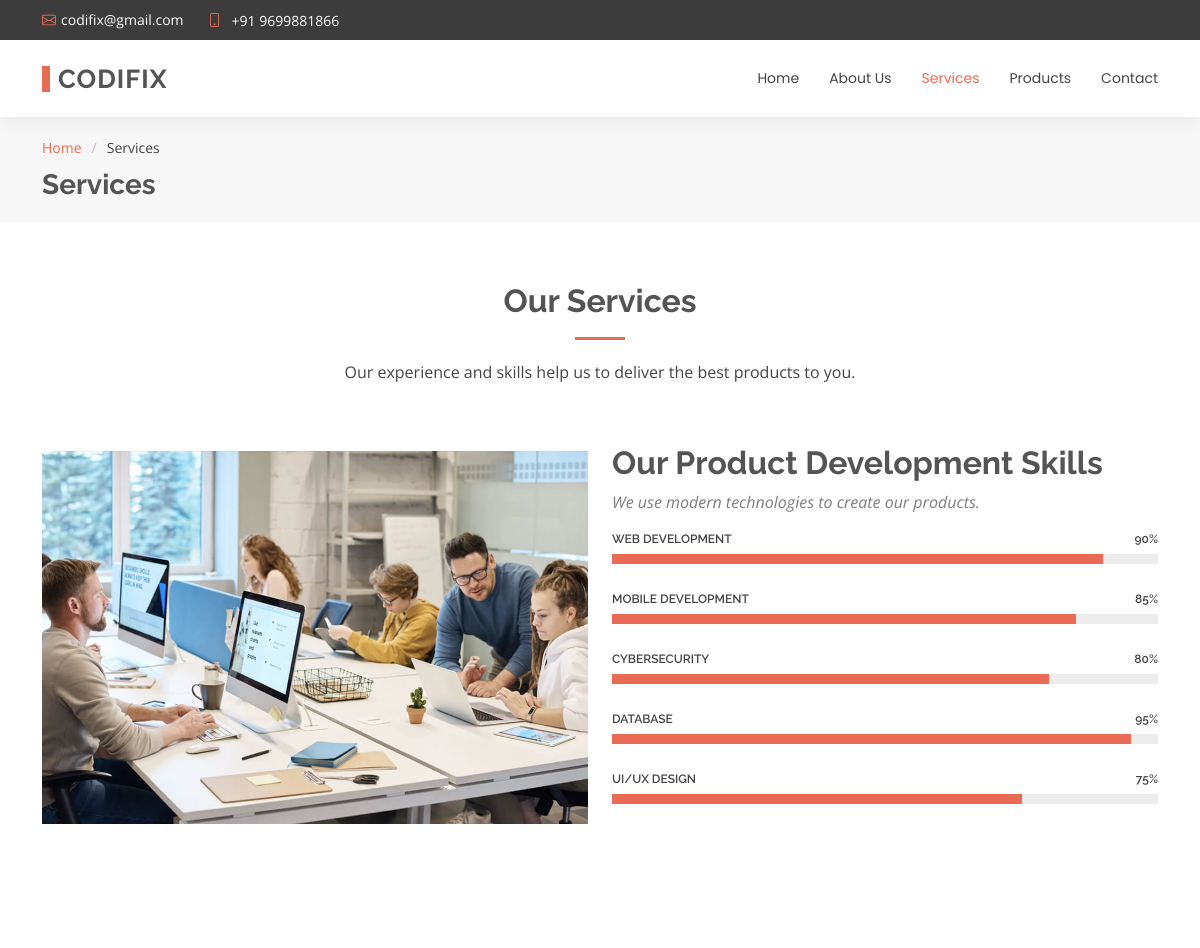
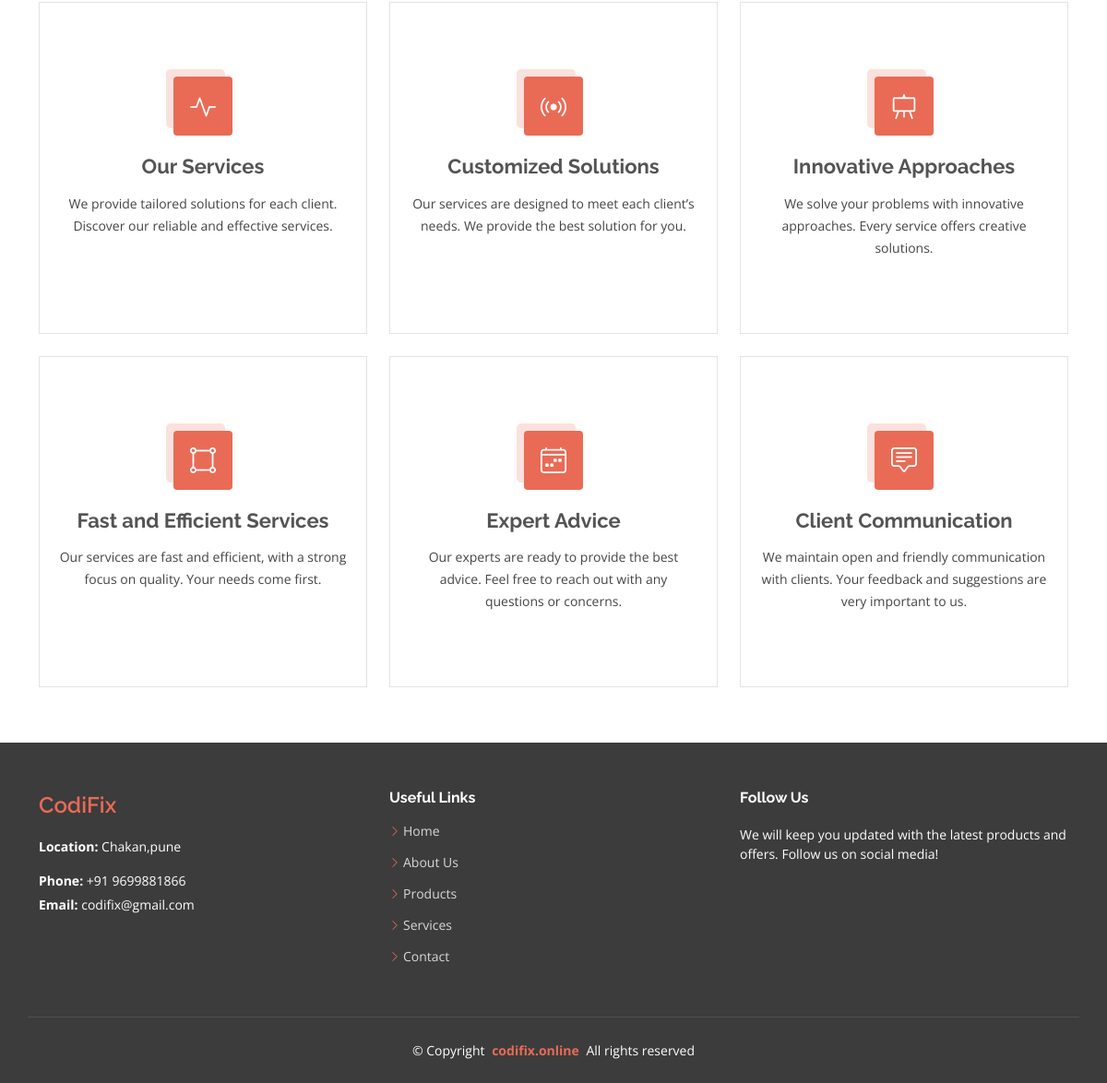
/services.php, run on the app's committed database (2 pictures, top to bottom).
### tables this page shows
CREATE TABLE `contact_box` (
  `id` int(11) NOT NULL,
  `title` varchar(255) DEFAULT NULL,
  `value` varchar(255) DEFAULT NULL,
  `icon` varchar(255) DEFAULT NULL
);

CREATE TABLE `bioservices` (
  `id` int(11) NOT NULL,
  `h2` varchar(255) NOT NULL,
  `p1` text NOT NULL,
  `image` varchar(255) DEFAULT NULL,
  `h3` text NOT NULL,
  `p2` text NOT NULL
);

CREATE TABLE `ourservices` (
  `id` int(11) NOT NULL,
  `service_name` varchar(255) NOT NULL,
  `skill_level` int(11) NOT NULL
);

CREATE TABLE `services` (
  `id` int(11) NOT NULL,
  `title` varchar(255) NOT NULL,
  `description` text NOT NULL,
  `icon` varchar(50) NOT NULL
);

### config.php (called while the page is built, shortened)
<?php
class Database
{
    private $conn;
    public function __construct()
    {
        $servername = "localhost";
        $username = "root";
        $password = "";
        $dbname = "business_website";
        $this->conn = new mysqli($servername, $username, $password, $dbname);
    }
    public function executeQuery($sql)
    {
        $result = $this->conn->query($sql);
        return $result;
    }
    public function select($table, $columns = "*", $condition = "")
    {
        $sql = "SELECT $columns FROM $table $condition";
        return $this->executeQuery($sql)->fetch_all(MYSQLI_ASSOC);
    }
}

### services.php (the view, shortened to what this page needs)
<?php
include 'config.php';
$query = new Database();
$services = $query->select('services');
$bioservices = $query->select('bioServices');
$ourservices = $query->select('ourServices');
?>
<!DOCTYPE html>
<html lang="en">
<head>
  <link href="assets/vendor/bootstrap/css/bootstrap.min.css" rel="stylesheet">
  <link href="assets/vendor/bootstrap-icons/bootstrap-icons.css" rel="stylesheet">
  <link href="assets/vendor/aos/aos.css" rel="stylesheet">
  <link href="assets/vendor/swiper/swiper-bundle.min.css" rel="stylesheet">
  <link href="assets/vendor/glightbox/css/glightbox.min.css" rel="stylesheet">
  <link href="assets/css/main.css" rel="stylesheet">
</head>
<body class="services-page">
  <?php include 'includes/header.php'; ?>
  <main class="main">
    <div class="page-title" data-aos="fade">
      <div class="container">
        <nav class="breadcrumbs">
          <ol>
            <li><a href="./">Home</a></li>
            <li class="current">Services</li>
          </ol>
        </nav>
        <h1>Services</h1>
      </div>
    </div>
    <section id="skills" class="skills section">
      <div class="container section-title" data-aos="fade-up">
        <h2><?php echo $bioservices[0]['h2'] ?></h2>
        <p><?php echo $bioservices[0]['p1'] ?></p>
      </div>
      <div class="container" data-aos="fade-up" data-aos-delay="100">
        <div class="row">
          <div class="col-lg-6 d-flex align-items-center">
            <img src="assets/img/<?php echo $bioservices[0]['image'] ?>" class="img-fluid" alt="Our Products">
          </div>
          <div class="col-lg-6 pt-4 pt-lg-0 content">
            <h3><?php echo $bioservices[0]['h3'] ?></h3>
            <p class="fst-italic">
              <?php echo $bioservices[0]['p2'] ?>
            </p>
            <div class="skills-content skills-animation">
              <?php foreach ($ourservices as $service): ?>
                <div class="progress">
                  <span class="skill"><span><?php echo $service['service_name']; ?></span> <i class="val"><?php echo $service['skill_level']; ?>%</i></span>
                  <div class="progress-bar-wrap">
                    <div class="progress-bar" role="progressbar" aria-valuenow="<?php echo $service['skill_level']; ?>" aria-valuemin="0" aria-valuemax="100"></div>
                  </div>
                </div>
              <?php endforeach; ?>
            </div>
          </div>
        </div>
      </div>
    </section>
    <section id="services" class="services section">
      <div class="container">
        <div class="row gy-4">
          <?php foreach ($services as $service): ?>
            <div class="col-lg-4 col-md-6" data-aos="fade-up" data-aos-delay="<?= ($service['id'] - 1) * 100; ?>">
              <div class="service-item position-relative">
                <div class="icon">
                  <i class="<?= htmlspecialchars($service['icon']) ?>"></i>
                </div>
                <a href="#" class="stretched-link">
                  <h3><?= htmlspecialchars($service['title']) ?></h3>
                </a>
                <p><?= htmlspecialchars($service['description']) ?></p>
              </div>
            </div>
          <?php endforeach; ?>
        </div>
      </div>
    </section>
  </main>
  <?php include 'includes/footer.php'; ?>
</body>
</html>

### includes/header.php (shortened to what this page needs)
<?php $contact_boxData = $query->select('contact_box'); ?>
<header id="header" class="header sticky-top">
    <div class="topbar d-flex align-items-center dark-background">
        <div class="container d-flex justify-content-center justify-content-md-between">
            <div class="contact-info d-flex align-items-center">
                <i class="bi bi-envelope d-flex align-items-center">
                    <a href="mailto:<?php echo  $contact_boxData[2]['value']; ?>">
                        <?php echo  $contact_boxData[2]['value']; ?>
                    </a>
                </i>
                <i class="bi bi-phone d-flex align-items-center ms-4">
                    <span>
                        <a href="tel:<?php echo trim($contact_boxData[2]['value']); ?>">
                            <?php echo $contact_boxData[1]['value']; ?>
                        </a>
                    </span>
                </i>
            </div>
        </div>
    </div>
    <div class="branding">
        <div class="container position-relative d-flex align-items-center justify-content-between">
            <a href="./" class="logo d-flex align-items-center">
                <h1 class="sitename">CodiFix<br></h1>
            </a>
            <?php $current_page = basename($_SERVER['PHP_SELF']); ?>
            <nav id="navmenu" class="navmenu">
                <ul>
                    <li><a href="./" class="<?= ($current_page == 'index.php') ? 'active' : ''; ?>">Home</a></li>
                    <li><a href="about.php" class="<?= ($current_page == 'about.php') ? 'active' : ''; ?>">About Us</a></li>
                    <li><a href="services.php" class="<?= ($current_page == 'services.php') ? 'active' : ''; ?>">Services</a></li>
                    <li><a href="products.php" class="<?= ($current_page == 'products.php') ? 'active' : ''; ?>">Products</a></li>
                    <li><a href="contact.php" class="<?= ($current_page == 'contact.php') ? 'active' : ''; ?>">Contact</a></li>
                </ul>
            </nav>
        </div>
    </div>
</header>

### includes/footer.php (shortened to what this page needs)
<footer id="footer" class="footer position-relative dark-background">
    <div class="container footer-top">
        <div class="row gy-4">
            <div class="col-lg-4 col-md-6 col-sm-12 footer-about mb-4">
                <a href="./" class="d-flex align-items-center">
                    <span class="sitename">CodiFix</span>
                </a>
                <div class="footer-contact pt-3">
                    <p><strong>Location:</strong> <?php echo  $contact_boxData[0]['value']; ?></p>
                    <p class="mt-3"><strong>Phone:</strong> <span onclick="window.location.href='tel:<?php echo trim($contact_boxData[2]['value']); ?>'"><?php echo $contact_boxData[1]['value']; ?></span></p>
                    <p><strong>Email:</strong> <span onclick="window.location.href='mailto:<?php echo $contact_boxData[2]['value']; ?>'"><?php echo  $contact_boxData[2]['value']; ?></span></p>
                </div>
            </div>
            <div class="col-lg-4 col-md-6 col-sm-12 footer-links mb-4">
                <h4>Useful Links</h4>
                <ul>
                    <li><i class="bi bi-chevron-right"></i> <a href="./">Home</a></li>
                    <li><i class="bi bi-chevron-right"></i> <a href="about.php">About Us</a></li>
                    <li><i class="bi bi-chevron-right"></i> <a href="products.php">Products</a></li>
                    <li><i class="bi bi-chevron-right"></i> <a href="services.php">Services</a></li>
                    <li><i class="bi bi-chevron-right"></i> <a href="contact.php">Contact</a></li>
                </ul>
            </div>
            <div class="col-lg-4 col-md-12 footer-follow mb-4">
                <h4>Follow Us</h4>
                <p>We will keep you updated with the latest products and offers. Follow us on social media!</p>
            </div>
        </div>
    </div>
    <div class="container copyright text-center mt-4">
        <p>© <span>Copyright</span> <strong class="px-1 sitename"> <a href="https://codifix.online/"> codifix.online</a></strong> <span>All rights reserved</span></p>
    </div>
</footer>

### includes/footer.php (style rules this page uses)
footer .sitename { color: var(--accent-color); }

### data on the page
contact_box: value "codifix@gmail.com"
contact_box: value "+91 9699881866"
bioservices: h2 "Our Services", p1 "Our experience and skills help us to deliver the best products to you.", image (picture), h3 "Our Product Development Skills", p2 "We use modern technologies to create our products."
ourservices: service_name "WEB DEVELOPMENT", skill_level "90"
ourservices: service_name "MOBILE DEVELOPMENT", skill_level "85"
ourservices: service_name "CYBERSECURITY", skill_level "80"
ourservices: service_name "DATABASE", skill_level "95"
ourservices: service_name "UI/UX DESIGN", skill_level "75"
services: title "Our Services", description "We provide tailored solutions for each client. Discover our reliable and effective services."
services: title "Customized Solutions", description "Our services are designed to meet each client’s needs. We provide the best solution for you."
services: title "Innovative Approaches", description "We solve your problems with innovative approaches. Every service offers creative solutions."
services: title "Fast and Efficient Services", description "Our services are fast and efficient, with a strong focus on quality. Your needs come first."
services: title "Expert Advice", description "Our experts are ready to provide the best advice. Feel free to reach out with any questions or concerns."
services: title "Client Communication", description "We maintain open and friendly communication with clients. Your feedback and suggestions are very important to us."
contact_box: value "Chakan,pune"
